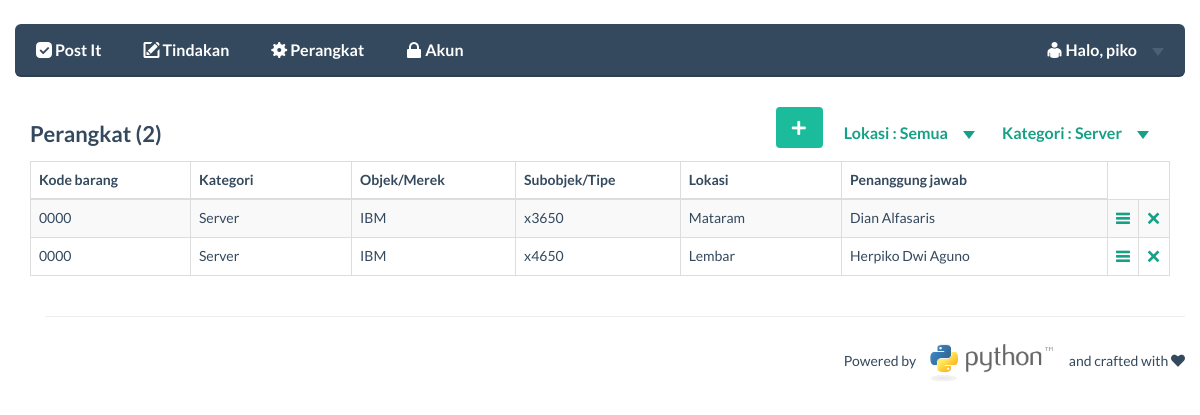
The page /main/perangkat/?lokasi=Semua&kathw=Server (signed in) on the database as committed earlier.
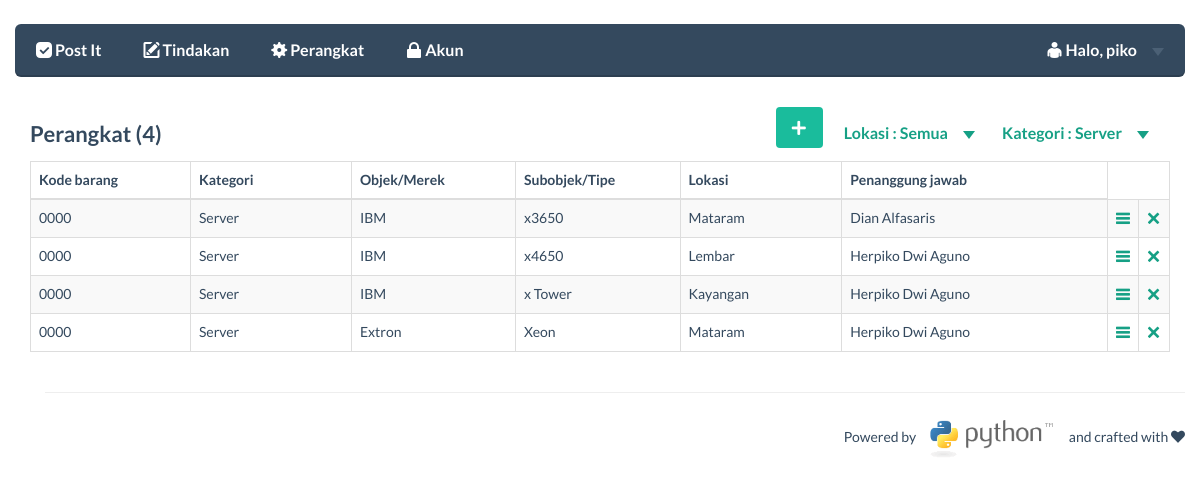
The same page on the database as committed later.
### main/models.py (models this page shows)
class Hardware(models.Model):
	noid_hw = models.AutoField(primary_key=True)
	kodebrg = models.CharField(max_length=50)
	merek = models.CharField(max_length=50)
	tipe = models.CharField(max_length=50)
	kathw = models.ForeignKey(Kathw)
	username = models.ForeignKey(User)
	lokasi = models.ForeignKey(Lokasi)
	tahun = models.IntegerField()
	keterangan = models.CharField(max_length=500)
	time_create = models.CharField(max_length=50)

class Kathw(models.Model):
	kathw = models.CharField(max_length=20,primary_key=True)

class Lokasi(models.Model):
	lokasi = models.CharField(max_length=50,primary_key=True)

### main/views.py (the view, shortened to what this page needs)
def perangkat(request):
    if request.user.is_authenticated():
        context = RequestContext(request)
        if request.method == 'POST':
            kodebrg = request.POST['kodebrg']
            merek = request.POST['merek']
            tipe = request.POST['tipe']
            lokasi = request.POST['lokasi']
            tahun = request.POST['tahun']
            kathw = request.POST['kathw']
            username = request.POST['username']
            keterangan = request.POST['keterangan']
            if tahun=='':
                tahun='0000'
            if kodebrg=='':
                kodebrg='0000'
            from main.models import Hardware, User, Tindakan, Lokasi, Kathw
            lokasi=Lokasi.objects.get(lokasi=lokasi)
            kathw=Kathw.objects.get(kathw=kathw)
            username=User.objects.get(username=username)
            import time
            time_create = time.time()
            Hardware.objects.get_or_create(kodebrg=kodebrg,merek=merek,tipe=tipe,lokasi=lokasi, kathw=kathw, username=username, tahun=tahun, keterangan=keterangan, time_create=time_create)
            return HttpResponseRedirect("/main/perangkat/")
        else:
            context = RequestContext(request)
            from main.models import Hardware, User, Tindakan, Lokasi, Kathw
            if bool(request.GET):
                kathw = request.GET['kathw']
                lokasi = request.GET['lokasi']
                perangkat_list = Hardware.objects.filter(kathw=kathw).filter(lokasi=lokasi).order_by('kathw')
                if kathw=='Semua':
                    perangkat_list = Hardware.objects.filter(lokasi=lokasi).order_by('kathw')
                if lokasi=='Semua':
                    perangkat_list = Hardware.objects.filter(kathw=kathw).order_by('kathw')
                if kathw=='Semua' and lokasi=='Semua':
                    perangkat_list = Hardware.objects.order_by('kathw')
                kathw_list = Kathw.objects.all()
                lokasi_list = Lokasi.objects.all()
                user_list = User.objects.all()
                banyak = len(perangkat_list)
                current_user = request.user.get_username()
                context_dict = {'perangkat_list':perangkat_list,'kathw_list':kathw_list, 'lokasi_list':lokasi_list,'user_list':user_list,'current_user':current_user,'lokasi':lokasi,'kathw':kathw, 'banyak':banyak}
                return render_to_response('main/perangkat.html', context_dict, context)
    else :
        return HttpResponseRedirect("/main/login")

### templates/main/perangkat.html (shortened to what this page needs)
<!DOCTYPE html>
{% extends 'main/base.html' %}
{% load static %}
	{% block button_block %}
	<h4 class="pull-left">Perangkat ({{ banyak }})</h4>
	{% if lokasi not in 'Semua' or kathw not in 'Semua' %}
	<div class="pull-right" >
			              <ul class="nav navbar-nav navbar-right">
			                 <li class="dropdown">
			                  <a id="filter_kategori" href="#" class="dropdown-toggle" data-toggle="dropdown">Kategori : {{ kathw }} <b class="caret"></b></a>
			              </ul>
			              <ul class="nav navbar-nav navbar-right">
			                 <li class="dropdown">
			                  <a href="#" class="dropdown-toggle" data-toggle="dropdown">Lokasi : {{ lokasi }} <b class="caret"></b></a>
			              </ul>
			</div>
	{% endif %}
	<div class="pull-right">
			<a class="btn btn-primary" href="#perangkat_modal" data-toggle="modal"><span class="fui-plus"></span></a>
		</div><br><br>
	{% endblock %}
	{% block body_block %}
		<table width="100%" class="table table-striped table-hover table-bordered">
			<thead>
			<tr>
				<td width="15%"><strong>Kode barang</strong></td>
				<td width="15%"><strong>Kategori</strong></td>
				<td width="15%"><strong>Objek/Merek</strong></td>
				<td width="15%"><strong>Subobjek/Tipe</strong></td>
				<td width="15%"><strong>Lokasi</strong></td>
				<td width="25%"><strong>Penanggung jawab</strong></td>
			</tr>
			</thead>
				{% for perangkat in perangkat_list %}
					<tr>
						<td>{{ perangkat.kodebrg }}</td>
						<td>{{ perangkat.kathw.kathw}}</td>
						<td>{{ perangkat.merek }}</td>
						<td>{{ perangkat.tipe }}</td>
						<td>{{ perangkat.lokasi.lokasi }}</td>
						<td>{{ perangkat.username.first_name }}</td>
						<td><a href="/main/perangkat_detail/?id={{ perangkat.noid_hw }}"><span class="fui-list"></span></a></td>
						<td><a href="/main/hapus_perangkat/?hapus={{ perangkat.noid_hw }}" onclick="return confirm_delete()"><span class="fui-cross"></span></a></td>
					</tr>
				{% endfor %}
		</table>
	{% endblock %}

Rows that differ between the two databases and show on the page:
added Hardware: kodebrg "0000", kathw.kathw "Server", merek "IBM", tipe "x Tower", lokasi.lokasi "Kayangan", username.first_name "Herpiko Dwi Aguno"
added Hardware: kodebrg "0000", kathw.kathw "Server", merek "Extron", tipe "Xeon", lokasi.lokasi "Mataram", username.first_name "Herpiko Dwi Aguno"
Other text that changed with them:
{{ banyak }}: "2" → "4"
